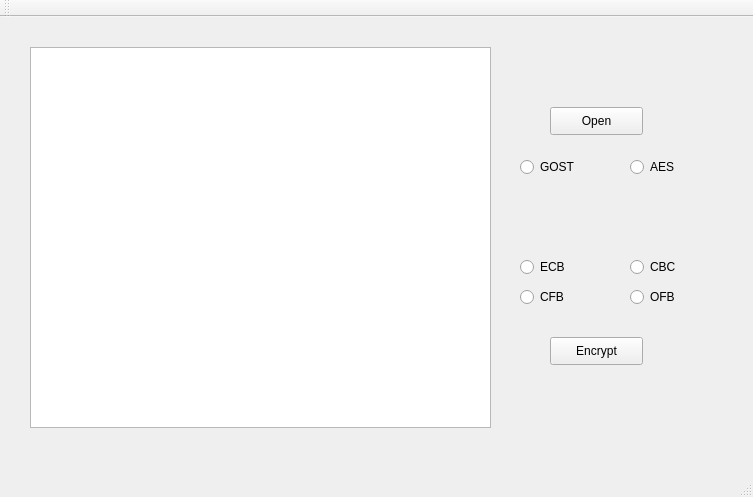
<?xml version="1.0" encoding="UTF-8"?>
<ui version="4.0">
 <class>MainWindow</class>
 <widget class="QMainWindow" name="MainWindow">
  <property name="geometry">
   <rect>
    <x>0</x>
    <y>0</y>
    <width>753</width>
    <height>497</height>
   </rect>
  </property>
  <property name="windowTitle">
   <string>MainWindow</string>
  </property>
  <widget class="QWidget" name="centralWidget">
   <widget class="QPushButton" name="pushButton">
    <property name="geometry">
     <rect>
      <x>550</x>
      <y>90</y>
      <width>93</width>
      <height>28</height>
     </rect>
    </property>
    <property name="text">
     <string>Open</string>
    </property>
   </widget>
   <widget class="QPushButton" name="pushButton_2">
    <property name="geometry">
     <rect>
      <x>550</x>
      <y>320</y>
      <width>93</width>
      <height>28</height>
     </rect>
    </property>
    <property name="text">
     <string>Encrypt</string>
    </property>
   </widget>
   <widget class="QRadioButton" name="radioButton">
    <property name="geometry">
     <rect>
      <x>520</x>
      <y>140</y>
      <width>95</width>
      <height>20</height>
     </rect>
    </property>
    <property name="text">
     <string>GOST</string>
    </property>
    <attribute name="buttonGroup">
     <string notr="true">buttonGroup</string>
    </attribute>
   </widget>
   <widget class="QRadioButton" name="radioButton_2">
    <property name="geometry">
     <rect>
      <x>630</x>
      <y>140</y>
      <width>95</width>
      <height>20</height>
     </rect>
    </property>
    <property name="text">
     <string>AES</string>
    </property>
    <attribute name="buttonGroup">
     <string notr="true">buttonGroup</string>
    </attribute>
   </widget>
   <widget class="QRadioButton" name="radioButton_3">
    <property name="geometry">
     <rect>
      <x>520</x>
      <y>240</y>
      <width>95</width>
      <height>20</height>
     </rect>
    </property>
    <property name="text">
     <string>ECB</string>
    </property>
    <attribute name="buttonGroup">
     <string notr="true">buttonGroup_2</string>
    </attribute>
   </widget>
   <widget class="QRadioButton" name="radioButton_4">
    <property name="geometry">
     <rect>
      <x>630</x>
      <y>240</y>
      <width>95</width>
      <height>20</height>
     </rect>
    </property>
    <property name="text">
     <string>CBC</string>
    </property>
    <attribute name="buttonGroup">
     <string notr="true">buttonGroup_2</string>
    </attribute>
   </widget>
   <widget class="QRadioButton" name="radioButton_5">
    <property name="geometry">
     <rect>
      <x>520</x>
      <y>270</y>
      <width>95</width>
      <height>20</height>
     </rect>
    </property>
    <property name="text">
     <string>CFB</string>
    </property>
    <attribute name="buttonGroup">
     <string notr="true">buttonGroup_2</string>
    </attribute>
   </widget>
   <widget class="QRadioButton" name="radioButton_6">
    <property name="geometry">
     <rect>
      <x>630</x>
      <y>270</y>
      <width>95</width>
      <height>20</height>
     </rect>
    </property>
    <property name="text">
     <string>OFB</string>
    </property>
    <attribute name="buttonGroup">
     <string notr="true">buttonGroup_2</string>
    </attribute>
   </widget>
   <widget class="QTextEdit" name="textEdit">
    <property name="geometry">
     <rect>
      <x>30</x>
      <y>30</y>
      <width>461</width>
      <height>381</height>
     </rect>
    </property>
   </widget>
  </widget>
  <widget class="QMenuBar" name="menuBar">
   <property name="geometry">
    <rect>
     <x>0</x>
     <y>0</y>
     <width>753</width>
     <height>26</height>
    </rect>
   </property>
  </widget>
  <widget class="QToolBar" name="mainToolBar">
   <attribute name="toolBarArea">
    <enum>TopToolBarArea</enum>
   </attribute>
   <attribute name="toolBarBreak">
    <bool>false</bool>
   </attribute>
  </widget>
  <widget class="QStatusBar" name="statusBar"/>
 </widget>
 <layoutdefault spacing="6" margin="11"/>
 <resources/>
 <connections/>
 <buttongroups>
  <buttongroup name="buttonGroup"/>
  <buttongroup name="buttonGroup_2"/>
 </buttongroups>
</ui>
